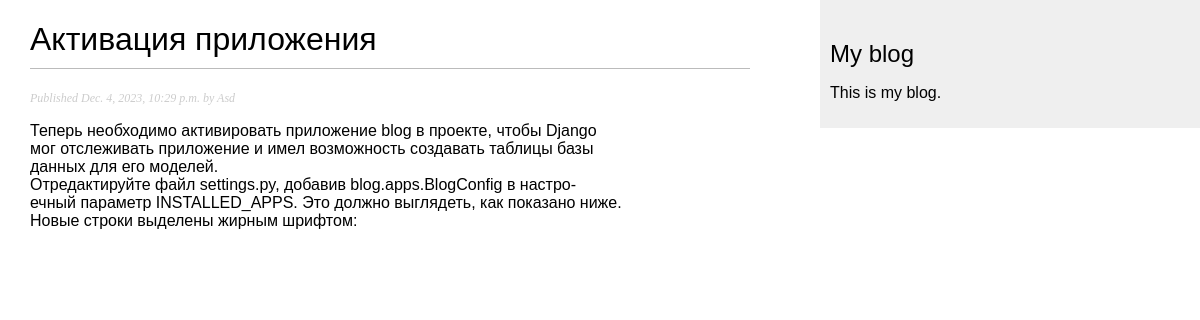
The app's page /blog/2/ with its own data.
### blog/models.py (models this page shows, shortened)
class Post(models.Model):
    class Status(models.TextChoices):
        DRAFT = 'DF', 'Draft'
        PUBLISHED = 'PB', 'Published'
    title = models.CharField(max_length=250)
    slug = models.SlugField(max_length=250)
    author = models.ForeignKey(User,
                              on_delete=models.CASCADE,
                              related_name='blog_posts')
    body = models.TextField()
    publish = models.DateTimeField(default=timezone.now)
    created = models.DateTimeField(auto_now_add=True)
    updated = models.DateTimeField(auto_now=True)
    status = models.CharField(max_length=2,
                              choices=Status.choices,
                              default=Status.DRAFT)
    objects = models.Manager()  # менеджер, применяемый по умолчанию
    published = PublishedManager()  # конкретно-прикладной менеджер
    class Meta:
        ordering = ['-publish']
        indexes = [
            models.Index(fields=['-publish']),
        ]

### blog/views.py (the view)
# urls.py: path('<int:id>/', views.post_detail, name='post_detail'),
def post_detail(request, id):
    post = get_object_or_404(Post,
                            id=id,
                            status=Post.Status.PUBLISHED)
    return render(request, 'blog/post/detail.html', {'post': post})

### blog/templates/blog/post/detail.html (shortened to what this page needs)
{% extends "blog/base.html" %}
{% block content %}
  <h1>{{ post.title }}</h1>
  <p class="date">
    Published {{ post.publish }} by {{ post.author }}
  </p>
  {{ post.body|linebreaks }}
{% endblock %}

### blog/static/css/blog.css (style rules this page uses)
body { margin:0; padding:0; font-family:helvetica, sans-serif; }
h1 { font-weight:normal; border-bottom:1px solid #bbb; padding:0 0 10px 0; }
p.date { color:#ccc; font-family: georgia, serif; font-size: 12px; font-style: italic; }

### records on screen
Post: title "Активация приложения", publish "Dec. 4, 2023, 10:29 p.m.", author "Asd", body "Теперь необходимо активировать приложение blog в проекте, чтобы Django мог отслеживать приложение и имел возможность создавать таблицы базы данных для его моделей. Отредактируйте файл settings.py, добавив blog.apps.BlogConfig в настро- ечный параметр INSTALLED_APPS. Это должно выглядеть, как показано ниже. Новые строки выделены жирным шрифтом:"
